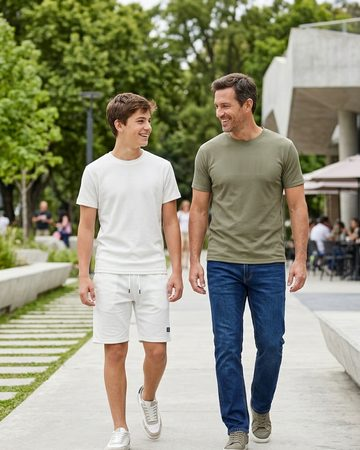
#> input picture arquitectura-agente-tienda/landing/img/look-finde-360.jpg, 360 x 450 px
$ python preparar_lienzo_verde.py ../landing/img/look-finde-360.jpg ../landing/img/look-finde-720.jpg 5 ../landing/img/look-finde-720.jpg
#> lines starting #> are read from the running program, lines starting #| are printed output that depends on the picture; after the words box and inside, x2 and y2 are one past the last pixel; in counts of white or black regions, pixels touching at a corner belong together
"""Recorta una foto de prendas al lienzo verde y opcionalmente la gira.

Uso: python qa/preparar_lienzo_verde.py <foto> <nombre> [grados] [carpeta-salida]

grados: 0 (defecto) | 90 | 180 | 270, en sentido antihorario.
"""

import os
import sys

import numpy as np
from PIL import Image

if len(sys.argv) < 3:
    print(__doc__)
    sys.exit(1)

origen = sys.argv[1]
nombre = sys.argv[2]
grados = int(sys.argv[3]) if len(sys.argv) > 3 else 0
salida = sys.argv[4] if len(sys.argv) > 4 else r"CATALOGO\otros\entrada"
os.makedirs(salida, exist_ok=True)

im = Image.open(origen).convert("RGB")
#> im is the input picture: PIL image 360x450 RGB; mean R, G, B 148.4, 147.8, 124.8
print("original:", im.size)
#| original: (360, 450)

if grados:
    im = im.rotate(grados, expand=True)
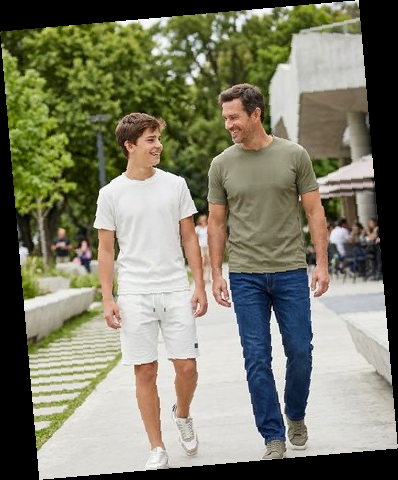
#> im: PIL image 398x480 RGB; mean R, G, B 125.9, 125.4, 105.8
    print(f"girada {grados}°:", im.size)
#| girada 5°: (398, 480)

a = np.asarray(im).astype(int)
r, g, b = a[:, :, 0], a[:, :, 1], a[:, :, 2]
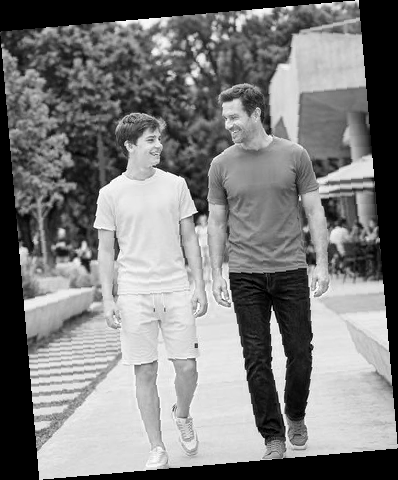
#> r: shape (480, 398) int64; min 0, max 255, mean 125.9
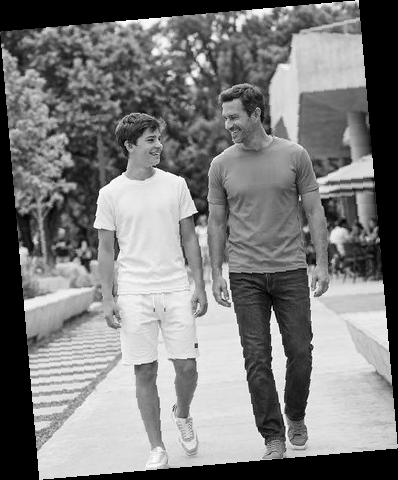
#> g: shape (480, 398) int64; min 0, max 255, mean 125.4
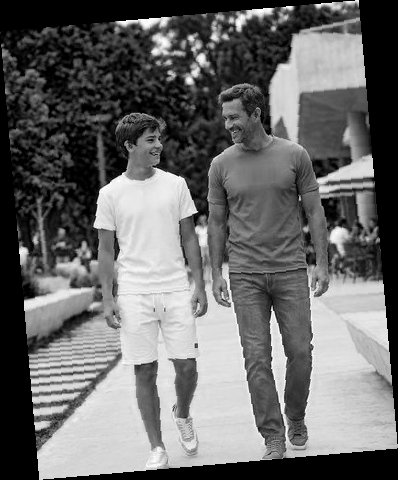
#> b: shape (480, 398) int64; min 0, max 255, mean 105.8
verde = (g > 110) & (g - r > 25) & (g - b > 35)
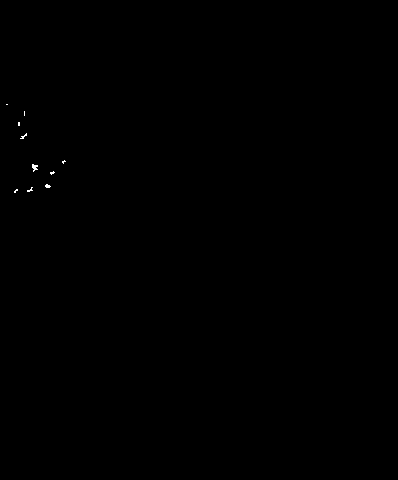
#> verde: shape (480, 398) bool; 0.06% white in thin lines or dots, all inside (x1, y1, x2, y2) = (6, 104, 66, 193)
print("cobertura verde:", round(float(verde.mean()) * 100, 1), "%")
#| cobertura verde: 0.1 %

filas = np.where(verde.sum(axis=1) > im.width * 0.15)[0]
#> filas = empty array
cols = np.where(verde.sum(axis=0) > im.height * 0.15)[0]
#> cols = empty array
if len(filas) and len(cols):
    caja = (int(cols.min()), int(filas.min()), int(cols.max()), int(filas.max()))
    print("lienzo:", caja)
    im = im.crop(caja)
else:
    print("no se detectó el lienzo: se usa la foto completa")

m = int(min(im.size) * 0.02)
#> m = 7
im = im.crop((m, m, im.width - m, im.height - m))
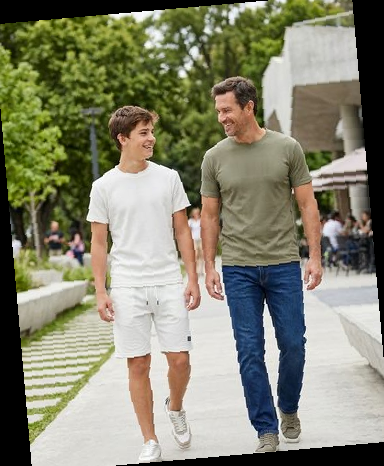
#> im: PIL image 384x466 RGB; mean R, G, B 133.3, 132.8, 112.1
print("resultado:", im.size)
#| resultado: (384, 466)

destino = os.path.join(salida, f"{nombre}.jpg")
im.save(destino, "JPEG", quality=92, optimize=True)
print("guardada:", destino)

$ run again, on arquitectura-agente-tienda/landing/img/look-noche-360.jpg
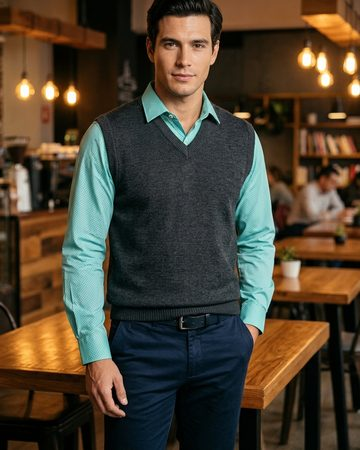
#> input picture arquitectura-agente-tienda/landing/img/look-noche-360.jpg, 360 x 450 px
#> im is the input picture: PIL image 360x450 RGB; mean R, G, B 77.2, 65.7, 49.7
#| original: (360, 450)
#| girada 5°: (398, 480)
#> `r, g, b = a[:, :, 0], a[:, :, 1], a[:, :, 2]`:
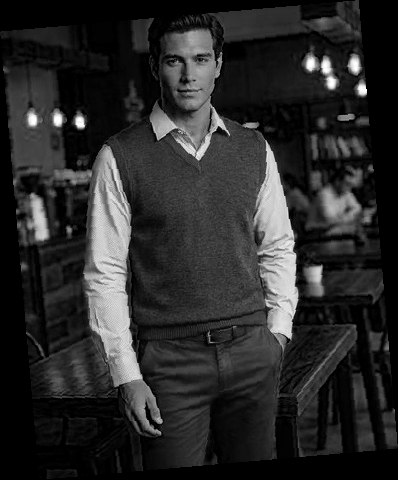
#> b: shape (480, 398) int64; min 0, max 255, mean 42.1
#> verde: shape (480, 398) bool; 0% white in thin lines or dots, all inside (x1, y1, x2, y2) = (112, 378, 113, 379)
#| cobertura verde: 0.0 %
#> filas = empty array
#> `im = im.crop((m, m, im.width - m, im.height - m))`:
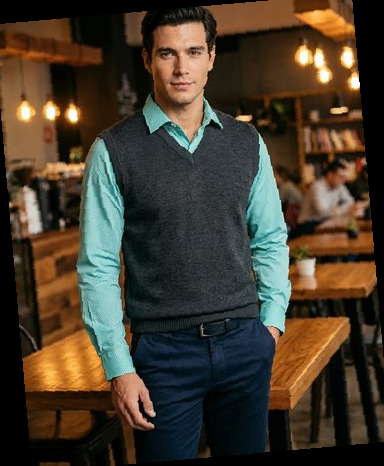
#> im: PIL image 384x466 RGB; mean R, G, B 69.5, 59.2, 44.8
#| resultado: (384, 466)

$ run again, on arquitectura-agente-tienda/landing/img/look-trabajo-360.jpg
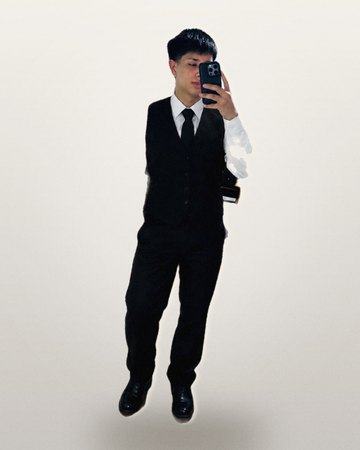
#> input picture arquitectura-agente-tienda/landing/img/look-trabajo-360.jpg, 360 x 450 px
#> im is the input picture: PIL image 360x450 RGB; mean R, G, B 191.4, 188.4, 184.1
#| original: (360, 450)
#> `im = im.rotate(grados, expand=True)`:
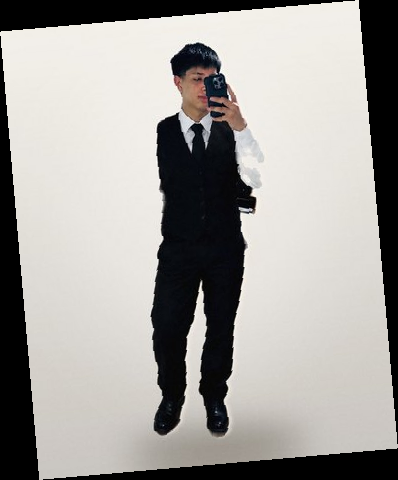
#> im: PIL image 398x480 RGB; mean R, G, B 162.3, 159.7, 156.1
#| girada 5°: (398, 480)
#> verde: shape (480, 398) bool; every value is 0
#| cobertura verde: 0.0 %
#> filas = empty array
#> `im = im.crop((m, m, im.width - m, im.height - m))`:
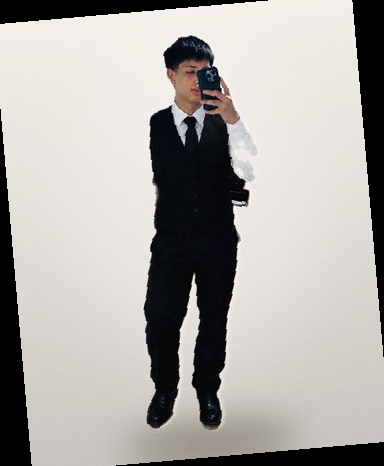
#> im: PIL image 384x466 RGB; mean R, G, B 171.9, 169.2, 165.4
#| resultado: (384, 466)
